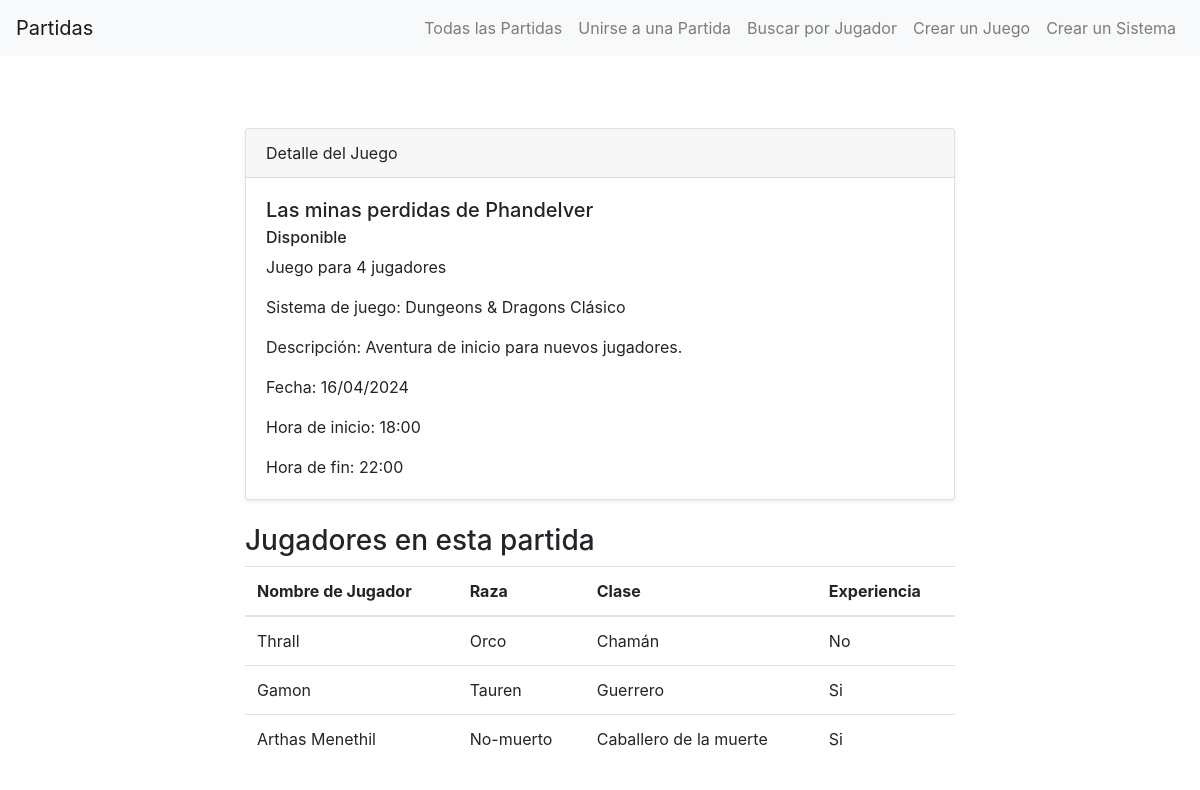
/partidas/detail-juego/1, run on the app's committed database.
### partidas/models.py (models this page shows, shortened)
class Juego(models.Model):
    nombre = models.CharField(max_length=250)
    disponible = models.BooleanField(default=True)
    numero_de_jugadores = models.IntegerField()
    sistema_de_juego = models.ForeignKey(Sistema, on_delete=models.CASCADE, related_name='sistema_de_juego')
    descripcion = models.TextField(blank=True, null=True)
    fecha = models.DateField(default=timezone.now)
    hora_inicio = models.TimeField(default=timezone.now)
    hora_fin = models.TimeField(default=timezone.now)

class Sistema(models.Model):
    nombre = models.CharField(max_length=100)
    dado = models.CharField(
        max_length=6,
        choices=Dado.choices,
        default=Dado.D20
        )
    base = models.CharField(
        max_length=6,
        choices=Base.choices,
        default=Base.DND5E
        )
    descripcion = models.CharField(max_length=500)
    def __str__(self):
        return f"{self.nombre}"

class Reserva(models.Model):
    jugador = models.CharField(max_length=50)
    juego = models.ForeignKey(Juego, on_delete=models.CASCADE, related_name='reservas')
    raza = models.CharField(max_length=50)
    clase = models.CharField(max_length=50)
    experiencia = models.BooleanField(default=True)
    descripcion = models.TextField(max_length=500)
    def get_experiencia_display(self):
        return "Si" if self.experiencia else "No"

### partidas/views.py (the view)
# urls.py: path("detail-juego/<juego_id>", detail_juego_view, name="detalle-partida")
def detail_juego_view(request, juego_id):
    juego = Juego.objects.get(id=juego_id)
    contexto = {"juego": juego}
    return render(request, "partidas/detail-juego.html", contexto)

### partidas/templates/partidas/detail-juego.html (shortened to what this page needs)
{% extends 'partidas/base.html' %}
{% block content %}
<section class="py-5">
    <div class="container">
        <div class="row">
            <div class="col-lg-8 mx-auto">
                <div class="card shadow-sm">
                    <div class="card-header">
                        Detalle del Juego
                    </div>
                    <div class="card-body">
                        <h5 class="card-title">{{ juego.nombre }}</h5>
                        {% if juego.disponible %}
                        <h6 class="card-subtitle mb-2">Disponible</h6>
                        {% else %}
                        <h6 class="card-subtitle mb-2">No Disponible</h6>
                        {% endif %}
                        <p class="card-text">Juego para {{ juego.numero_de_jugadores }} jugadores</p>
                        <p class="card-text">Sistema de juego: {{ juego.sistema_de_juego }}</p>
                        <p class="card-text">Descripción: {{ juego.descripcion | default:"No proporcionado" }}</p>
                        <p class="card-text">Fecha: {{ juego.fecha | date:"d/m/Y" }}</p>
                        <p class="card-text">Hora de inicio: {{ juego.hora_inicio | date:"H:i" }}</p>
                        <p class="card-text">Hora de fin: {{ juego.hora_fin | date:"H:i" }}</p>
                    </div>
                </div>
                <div class="mt-4">
                    <h3>Jugadores en esta partida</h3>
                    <table class="table">
                        <thead>
                            <tr>
                                <th scope="col">Nombre de Jugador</th>
                                <th scope="col">Raza</th>
                                <th scope="col">Clase</th>
                                <th scope="col">Experiencia</th>
                            </tr>
                        </thead>
                        <tbody>
                            {% for reserva in juego.reservas.all %}
                            <tr>
                                <td>{{ reserva.jugador }}</td>
                                <td>{{ reserva.raza }}</td>
                                <td>{{ reserva.clase }}</td>
                                <td>{{ reserva.get_experiencia_display }}</td>
                            </tr>
                            {% empty %}
                            <tr>
                                <td colspan="5">No hay jugadores para esta partida.</td>
                            </tr>
                            {% endfor %}
                        </tbody>
                    </table>
                </div>
            </div>
        </div>
    </div>
</section>
{% endblock %}

### data on the page
Juego: nombre "Las minas perdidas de Phandelver", numero_de_jugadores "4", sistema_de_juego "Dungeons & Dragons Clásico", descripcion "Aventura de inicio para nuevos jugadores.", fecha "16/04/2024", hora_inicio "18:00", hora_fin "22:00"
Reserva: jugador "Thrall", raza "Orco", clase "Chamán", experiencia "No"
Reserva: jugador "Gamon", raza "Tauren", clase "Guerrero", experiencia "Si"
Reserva: jugador "Arthas Menethil", raza "No-muerto", clase "Caballero de la muerte", experiencia "Si"
